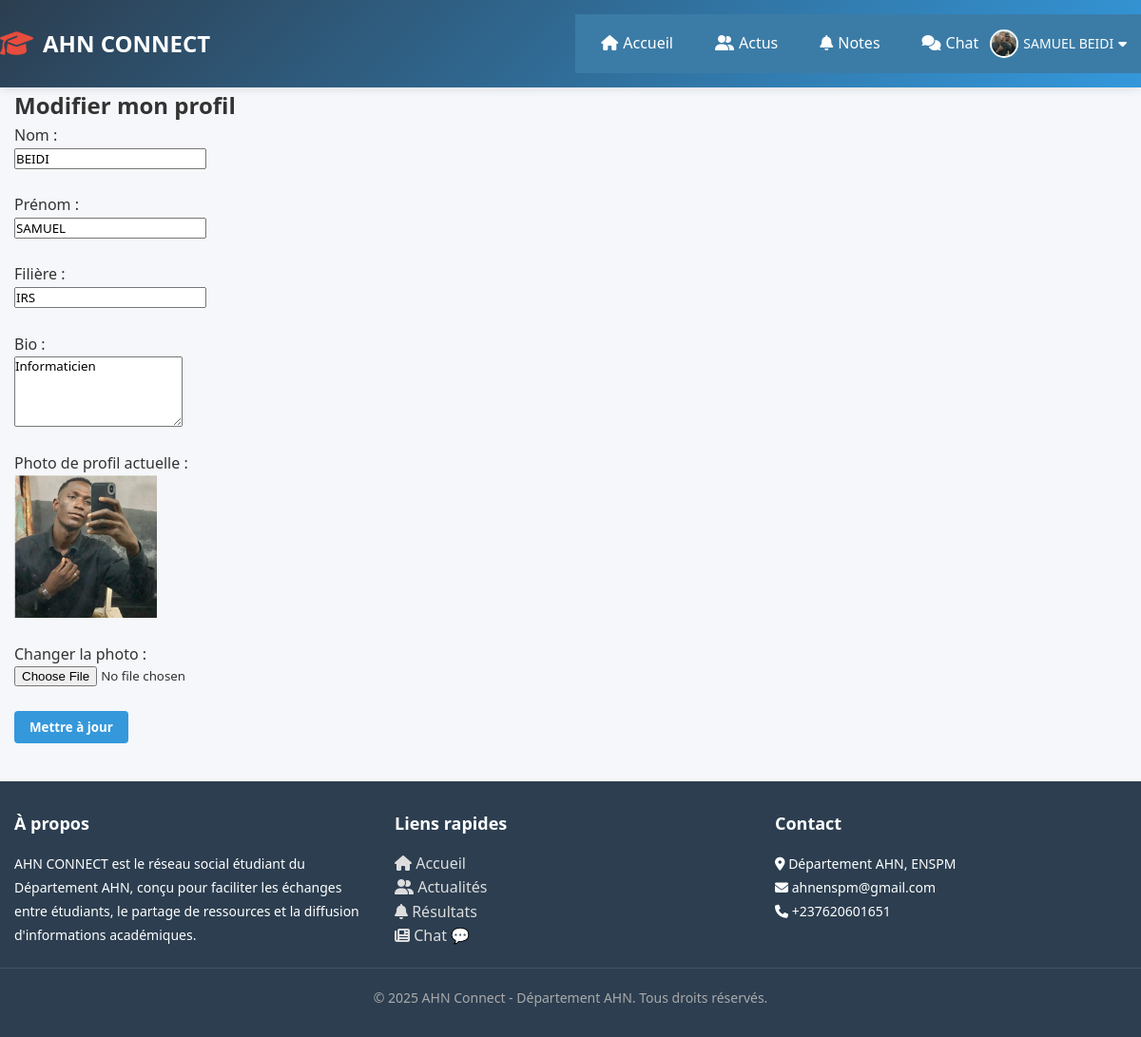
The page /edit_profile.php (signed in) on the database as committed earlier.
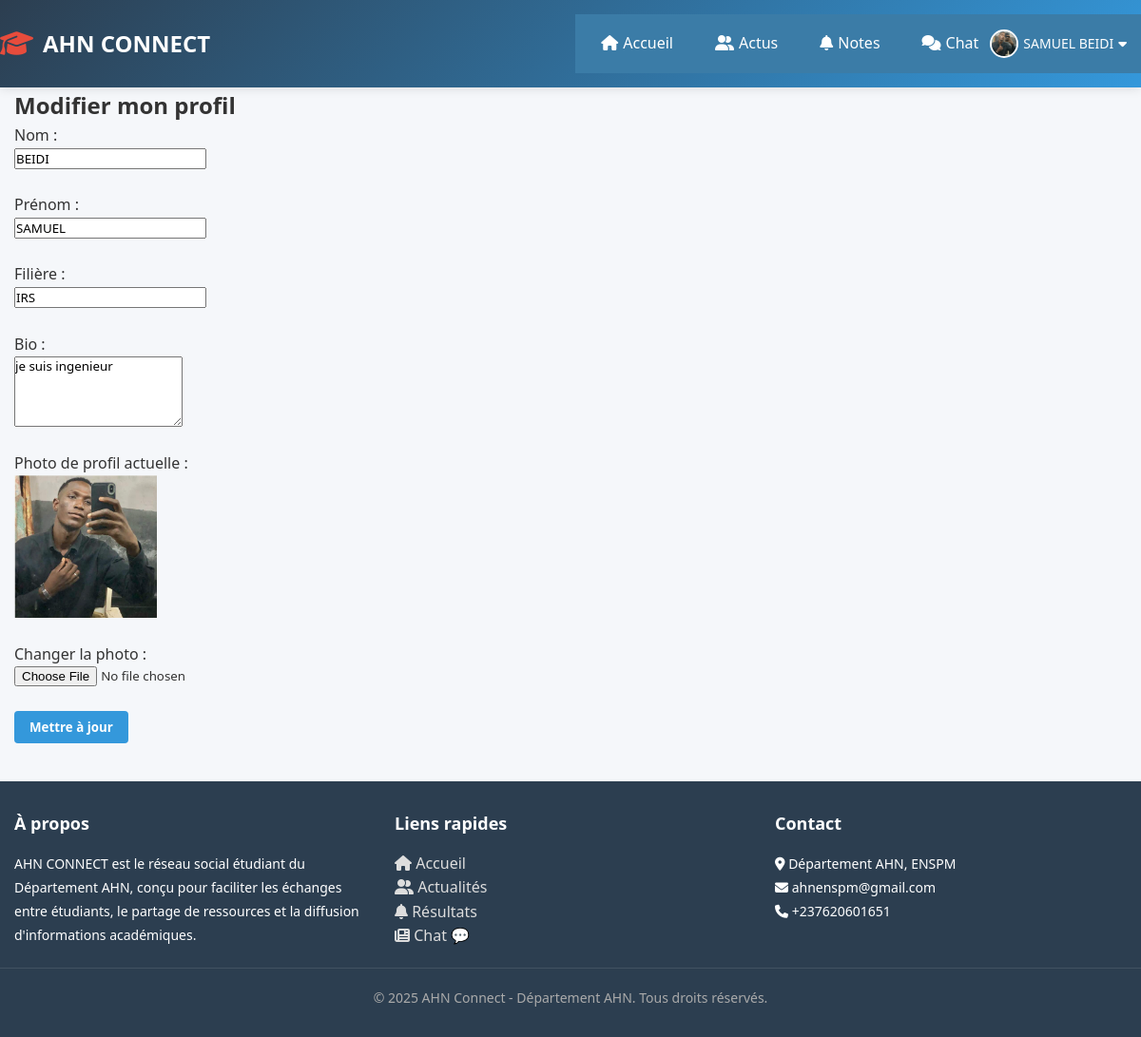
The same page on the database as committed later.
### tables this page shows
CREATE TABLE `etudiants` (
  `id` int(11) NOT NULL,
  `nom` varchar(100) DEFAULT NULL,
  `prenom` varchar(100) DEFAULT NULL,
  `matricule` varchar(50) DEFAULT NULL,
  `numero` varchar(20) DEFAULT NULL,
  `filiere` varchar(100) DEFAULT NULL,
  `bio` text DEFAULT NULL,
  `email` varchar(150) DEFAULT NULL,
  `mot_de_passe` varchar(255) DEFAULT NULL,
  `photo_profil` varchar(255) DEFAULT 'default.jpg'
);

### edit_profile.php (the view, shortened to what this page needs)
<?php
require_once 'db.php';
require_once 'header.php';
$user_id = $_SESSION['id'];
$sql = "SELECT nom, prenom, filiere, bio, photo_profil FROM etudiants WHERE id = ?";
$stmt = $conn->prepare($sql);
$stmt->bind_param("i", $user_id);
$stmt->execute();
$result = $stmt->get_result();
$user = $result->fetch_assoc();
?>
<h2>Modifier mon profil</h2>
<form method="post" enctype="multipart/form-data">
    <label>Nom :</label><br>
    <input type="text" name="nom" value="<?= htmlspecialchars($user['nom']) ?>" required><br><br>
    <label>Prénom :</label><br>
    <input type="text" name="prenom" value="<?= htmlspecialchars($user['prenom']) ?>" required><br><br>
    <label>Filière :</label><br>
    <input type="text" name="filiere" value="<?= htmlspecialchars($user['filiere']) ?>" required><br><br>
    <label>Bio :</label><br>
    <textarea name="bio" rows="4"><?= htmlspecialchars($user['bio'] ?? '') ?></textarea><br><br>
    <label>Photo de profil actuelle :</label><br>
    <img src="uploads/<?= htmlspecialchars($user['photo_profil'] ?? 'default.jpg') ?>" alt="Photo de profil" style="max-width:150px;"><br><br>
    <label>Changer la photo :</label><br>
    <input type="file" name="photo_profil" accept="image/*"><br><br>
    <button type="submit" class="btn btn-primary">Mettre à jour</button>
</form>
<?php require_once 'footer.php'; ?>

Rows that differ between the two databases and show on the page:
changed etudiants "BEIDI": bio "Informaticien" → "je suis ingenieur"
